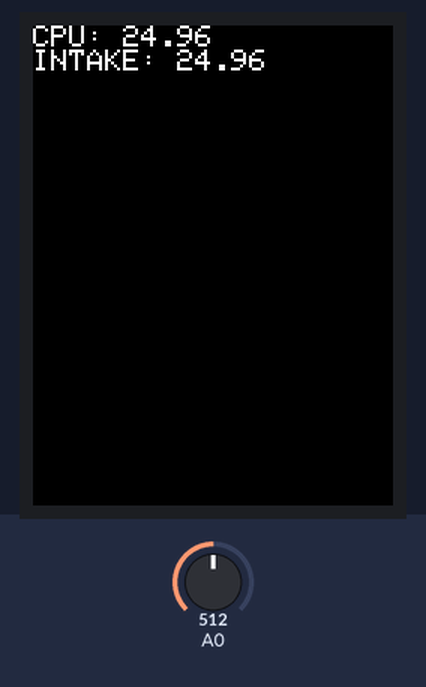
A sketch run on a simulated Arduino Uno, built with avr-gcc and run on an emulated ATmega328P. On the bench: 240×320 colour display. The test bench sets the inputs (shaded band); at power-on: A0 = 512.

Above: at 0.3 s.
1.4 s: A0 set to 716
At 3.1 s:
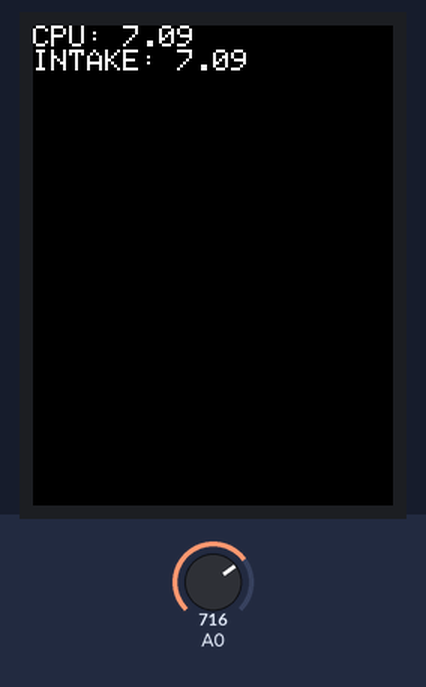
4.5 s: A0 set to 900
At 6.4 s:
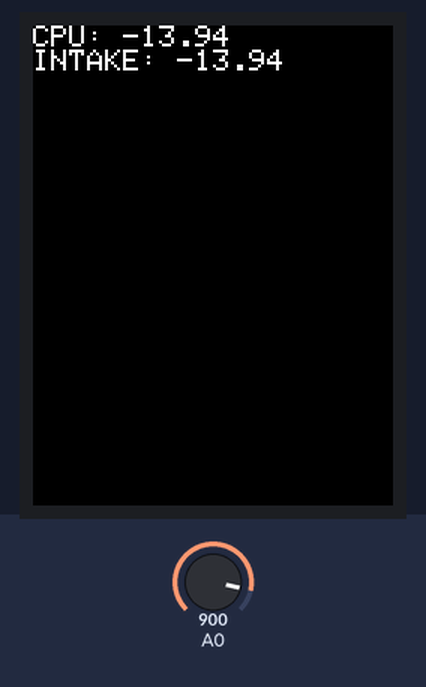
7.6 s: A0 set to 1023
At 8.1 s:
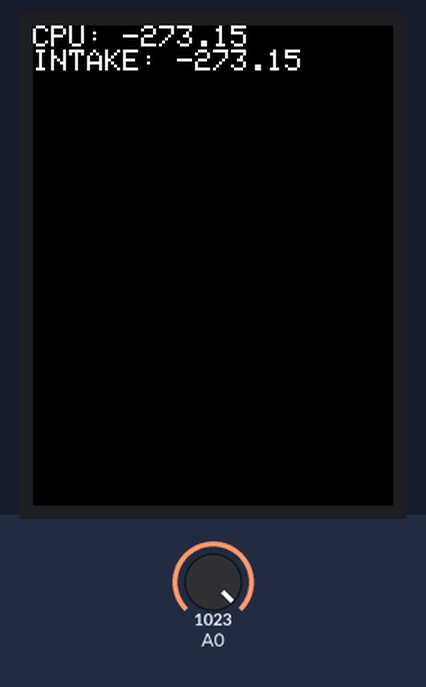
Timing chart, 0 to 10.6 s (numbered marks = the images above; inputs shaded):
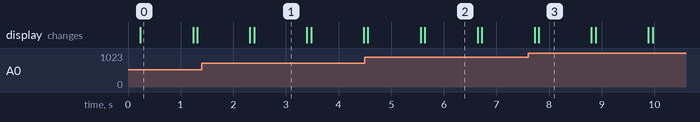

Measured:
- after the input at 1.4 s, the display: first differs from a run without the input after 1.0 s (image 1)
- after the input at 4.5 s, the display: first differs from a run without the input after 1.1 s (image 2)
- after the input at 7.6 s, the display: first differs from a run without the input after 0.20 s (image 3)
- what the display in image 0 shows lasts 1.0 s, from 0.2 s to 1.2 s

The sketch:

ili9341-hello.ino
```cpp
/*
  Simple "Hello World" for ILI9341 LCD

  https://wokwi.com/arduino/projects/308024602434470466
*/

#include "SPI.h"
#include "Adafruit_GFX.h"
#include "Adafruit_ILI9341.h"

#define TFT_DC 9
#define TFT_CS 10
#define readTempFrom(port) 1 / (log(1 / (1023. / analogRead(A0) - 1)) / BETA + 1.0 / 298.15) - 273.15

Adafruit_ILI9341 tft = Adafruit_ILI9341(TFT_CS, TFT_DC);

const float BETA = 3950;

void setup() {
  tft.begin();

  tft.setCursor(26, 120);
  tft.setTextColor(ILI9341_RED);
  tft.setTextSize(3);
  tft.println("Hello, TFT!");

  tft.setCursor(20, 160);
  tft.setTextColor(ILI9341_GREEN);
  tft.setTextSize(2);
  tft.println("I can has colors?");

  // Meme reference: https://english.stackexchange.com/questions/20356/origin-of-i-can-haz
}

void loop() {
  //int analogValue = analogRead(A0);
  //float celsius = 1 / (log(1 / (1023. / analogValue - 1)) / BETA + 1.0 / 298.15) - 273.15;
  float cpuTemp = readTempFrom(A0);
  float intakeTemp = readTempFrom(A1);

  tft.fillScreen(ILI9341_BLACK);
  tft.setTextSize(2);
  tft.setTextColor(ILI9341_WHITE);

  tft.setCursor(0, 0);
  tft.print("CPU: ");
  tft.println(cpuTemp);

  // tft.setCursor(0, 0);
  tft.print("INTAKE: ");
  tft.println(intakeTemp);

  delay(1000);
}
```
